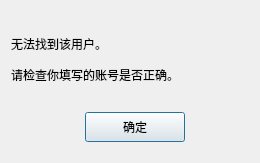
<?xml version="1.0" encoding="UTF-8"?>
<ui version="4.0">
 <class>FindFailDlg</class>
 <widget class="QDialog" name="FindFailDlg">
  <property name="geometry">
   <rect>
    <x>0</x>
    <y>0</y>
    <width>260</width>
    <height>163</height>
   </rect>
  </property>
  <property name="windowTitle">
   <string>Dialog</string>
  </property>
  <layout class="QVBoxLayout" name="verticalLayout">
   <item>
    <spacer name="verticalSpacer">
     <property name="orientation">
      <enum>Qt::Orientation::Vertical</enum>
     </property>
     <property name="sizeType">
      <enum>QSizePolicy::Policy::Fixed</enum>
     </property>
     <property name="sizeHint" stdset="0">
      <size>
       <width>20</width>
       <height>20</height>
      </size>
     </property>
    </spacer>
   </item>
   <item>
    <widget class="QLabel" name="fail_tip">
     <property name="minimumSize">
      <size>
       <width>0</width>
       <height>25</height>
      </size>
     </property>
     <property name="maximumSize">
      <size>
       <width>16777215</width>
       <height>25</height>
      </size>
     </property>
     <property name="text">
      <string>无法找到该用户。</string>
     </property>
    </widget>
   </item>
   <item>
    <widget class="QLabel" name="fail_tip2">
     <property name="minimumSize">
      <size>
       <width>0</width>
       <height>25</height>
      </size>
     </property>
     <property name="maximumSize">
      <size>
       <width>16777215</width>
       <height>25</height>
      </size>
     </property>
     <property name="text">
      <string>请检查你填写的账号是否正确。</string>
     </property>
    </widget>
   </item>
   <item>
    <widget class="QWidget" name="widget" native="true">
     <widget class="ClickedBtn" name="fail_sure_btn">
      <property name="geometry">
       <rect>
        <x>74</x>
        <y>19</y>
        <width>100</width>
        <height>30</height>
       </rect>
      </property>
      <property name="minimumSize">
       <size>
        <width>100</width>
        <height>30</height>
       </size>
      </property>
      <property name="maximumSize">
       <size>
        <width>100</width>
        <height>30</height>
       </size>
      </property>
      <property name="text">
       <string>确定</string>
      </property>
     </widget>
    </widget>
   </item>
  </layout>
 </widget>
 <customwidgets>
  <customwidget>
   <class>ClickedBtn</class>
   <extends>QPushButton</extends>
   <header location="global">clickedbtn.h</header>
  </customwidget>
 </customwidgets>
 <resources/>
 <connections/>
</ui>
